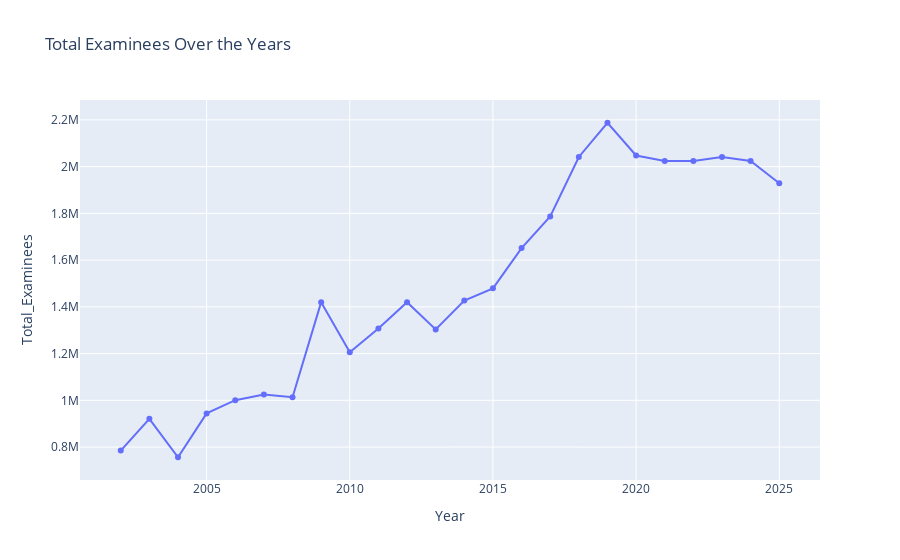

This figure's notebook cell:
### Markdown cell above
# EDA & Visualization

### Code cell
import plotly.express as px

fig = px.line(df, x="Year", y="Total_Examinees", markers=True,
              title="Total Examinees Over the Years")
fig.show()

### Figure 1 — Plotly figure (JSON) as saved in the notebook; plotly's stock layout.template omitted (floating-point values rounded to 4 significant figures)
{"data": [{"hovertemplate": "Year=%{x}<br>Total_Examinees=%{y}<extra></extra>", "legendgroup": "", "line": {"color": "#636efa", "dash": "solid"}, "marker": {"symbol": "circle"}, "mode": "lines+markers", "name": "", "orientation": "v", "showlegend": false, "type": "scatter", "x": [2002, 2003, 2004, 2005, 2006, 2007, 2008, 2009, 2010, 2011, 2012, 2013, 2014, 2015, 2016, 2017, 2018, 2019, 2020, 2021, 2022, 2023, 2024, 2025], "xaxis": "x", "y": [784815, 921024, 756387, 944015, 1000564, 1024537, 1013301, 1420057, 1206019, 1307155, 1420057, 1303203, 1426923, 1479266, 1651523, 1786613, 2041450, 2187815, 2047779, 2024192, 2024192, 2041450, 2024192, 1928970], "yaxis": "y"}], "layout": {"legend": {"tracegroupgap": 0}, "title": {"text": "Total Examinees Over the Years"}, "xaxis": {"anchor": "y", "domain": [0, 1], "title": {"text": "Year"}}, "yaxis": {"anchor": "x", "domain": [0, 1], "title": {"text": "Total_Examinees"}}}}
